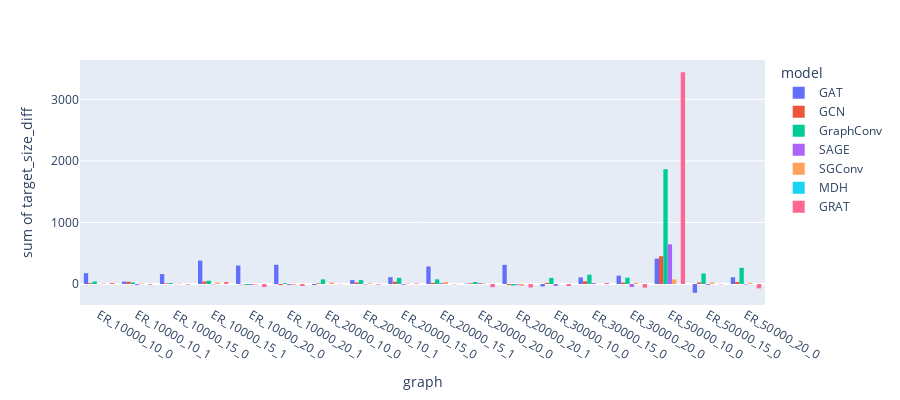

Notebook source saved alongside this figure:
### Code cell
fig = px.histogram(Full, x="graph", y="target_size_diff",
             color='model', barmode='group',
             height=400)
fig.show()

### Figure 1 — Plotly figure (JSON) as saved in the notebook; plotly's stock layout.template omitted (floating-point values rounded to 4 significant figures)
{"data": [{"alignmentgroup": "True", "bingroup": "x", "histfunc": "sum", "hovertemplate": "model=GAT<br>graph=%{x}<br>sum of target_size_diff=%{y}<extra></extra>", "legendgroup": "GAT", "marker": {"color": "#636efa"}, "name": "GAT", "offsetgroup": "GAT", "orientation": "v", "showlegend": true, "type": "histogram", "x": ["ER_10000_10_0", "ER_10000_10_1", "ER_10000_15_0", "ER_10000_15_1", "ER_10000_20_0", "ER_10000_20_1", "ER_20000_10_0", "ER_20000_10_1", "ER_20000_15_0", "ER_20000_15_1", "ER_20000_20_0", "ER_20000_20_1", "ER_30000_10_0", "ER_30000_15_0", "ER_30000_20_0", "ER_50000_10_0", "ER_50000_15_0", "ER_50000_20_0"], "xaxis": "x", "y": [176, 39, 161, 380, 300, 313, -16, 64, 110, 285, 7, 311, -39, 107, 136, 413, -142, 110], "yaxis": "y"}, {"alignmentgroup": "True", "bingroup": "x", "histfunc": "sum", "hovertemplate": "model=GCN<br>graph=%{x}<br>sum of target_size_diff=%{y}<extra></extra>", "legendgroup": "GCN", "marker": {"color": "#EF553B"}, "name": "GCN", "offsetgroup": "GCN", "orientation": "v", "showlegend": true, "type": "histogram", "x": ["ER_10000_10_0", "ER_10000_10_1", "ER_10000_15_0", "ER_10000_15_1", "ER_10000_20_0", "ER_10000_20_1", "ER_20000_10_0", "ER_20000_10_1", "ER_20000_15_0", "ER_20000_15_1", "ER_20000_20_0", "ER_20000_20_1", "ER_30000_10_0", "ER_30000_15_0", "ER_30000_20_0", "ER_50000_10_0", "ER_50000_15_0", "ER_50000_20_0"], "xaxis": "x", "y": [15, 37, 10, 41, -6, -17, 12, 25, 37, 19, 12, -16, 18, 45, 23, 451, 25, 34], "yaxis": "y"}, {"alignmentgroup": "True", "bingroup": "x", "histfunc": "sum", "hovertemplate": "model=GraphConv<br>graph=%{x}<br>sum of target_size_diff=%{y}<extra></extra>", "legendgroup": "GraphConv", "marker": {"color": "#00cc96"}, "name": "GraphConv", "offsetgroup": "GraphConv", "orientation": "v", "showlegend": true, "type": "histogram", "x": ["ER_10000_10_0", "ER_10000_10_1", "ER_10000_15_0", "ER_10000_15_1", "ER_10000_20_0", "ER_10000_20_1", "ER_20000_10_0", "ER_20000_10_1", "ER_20000_15_0", "ER_20000_15_1", "ER_20000_20_0", "ER_20000_20_1", "ER_30000_10_0", "ER_30000_15_0", "ER_30000_20_0", "ER_50000_10_0", "ER_50000_15_0", "ER_50000_20_0"], "xaxis": "x", "y": [41, 25, 17, 53, -16, 13, 75, 63, 100, 76, 33, -24, 99, 151, 103, 1865, 170, 263], "yaxis": "y"}, {"alignmentgroup": "True", "bingroup": "x", "histfunc": "sum", "hovertemplate": "model=SAGE<br>graph=%{x}<br>sum of target_size_diff=%{y}<extra></extra>", "legendgroup": "SAGE", "marker": {"color": "#ab63fa"}, "name": "SAGE", "offsetgroup": "SAGE", "orientation": "v", "showlegend": true, "type": "histogram", "x": ["ER_10000_10_0", "ER_10000_10_1", "ER_10000_15_0", "ER_10000_15_1", "ER_10000_20_0", "ER_10000_20_1", "ER_20000_10_0", "ER_20000_10_1", "ER_20000_15_0", "ER_20000_15_1", "ER_20000_20_0", "ER_20000_20_1", "ER_30000_10_0", "ER_30000_15_0", "ER_30000_20_0", "ER_50000_10_0", "ER_50000_15_0", "ER_50000_20_0"], "xaxis": "x", "y": [-4, -17, -2, -5, -15, -17, 1, -7, -13, 15, 16, -14, -30, 15, -48, 644, -15, -8], "yaxis": "y"}, {"alignmentgroup": "True", "bingroup": "x", "histfunc": "sum", "hovertemplate": "model=SGConv<br>graph=%{x}<br>sum of target_size_diff=%{y}<extra></extra>", "legendgroup": "SGConv", "marker": {"color": "#FFA15A"}, "name": "SGConv", "offsetgroup": "SGConv", "orientation": "v", "showlegend": true, "type": "histogram", "x": ["ER_10000_10_0", "ER_10000_10_1", "ER_10000_15_0", "ER_10000_15_1", "ER_10000_20_0", "ER_10000_20_1", "ER_20000_10_0", "ER_20000_10_1", "ER_20000_15_0", "ER_20000_15_1", "ER_20000_20_0", "ER_20000_20_1", "ER_30000_10_0", "ER_30000_15_0", "ER_30000_20_0", "ER_50000_10_0", "ER_50000_15_0", "ER_50000_20_0"], "xaxis": "x", "y": [9, 9, 8, 23, -10, -14, 24, 12, 9, 30, 10, -28, 1, 2, 19, 74, 24, 17], "yaxis": "y"}, {"alignmentgroup": "True", "bingroup": "x", "histfunc": "sum", "hovertemplate": "model=MDH<br>graph=%{x}<br>sum of target_size_diff=%{y}<extra></extra>", "legendgroup": "MDH", "marker": {"color": "#19d3f3"}, "name": "MDH", "offsetgroup": "MDH", "orientation": "v", "showlegend": true, "type": "histogram", "x": ["ER_10000_10_0", "ER_10000_10_1", "ER_10000_15_0", "ER_10000_15_1", "ER_10000_20_0", "ER_10000_20_1", "ER_20000_10_0", "ER_20000_10_1", "ER_20000_15_0", "ER_20000_15_1", "ER_20000_20_0", "ER_20000_20_1", "ER_30000_10_0", "ER_30000_15_0", "ER_30000_20_0", "ER_50000_10_0", "ER_50000_15_0", "ER_50000_20_0"], "xaxis": "x", "y": [0, 0, 0, 0, 0, 0, 0, 0, 0, 0, 0, 0, 0, 0, 0, 0, 0, 0], "yaxis": "y"}, {"alignmentgroup": "True", "bingroup": "x", "histfunc": "sum", "hovertemplate": "model=GRAT<br>graph=%{x}<br>sum of target_size_diff=%{y}<extra></extra>", "legendgroup": "GRAT", "marker": {"color": "#FF6692"}, "name": "GRAT", "offsetgroup": "GRAT", "orientation": "v", "showlegend": true, "type": "histogram", "x": ["ER_10000_10_0", "ER_10000_10_1", "ER_10000_15_0", "ER_10000_15_1", "ER_10000_20_0", "ER_10000_20_1", "ER_20000_10_0", "ER_20000_10_1", "ER_20000_15_0", "ER_20000_15_1", "ER_20000_20_0", "ER_20000_20_1", "ER_30000_10_0", "ER_30000_15_0", "ER_30000_20_0", "ER_50000_10_0", "ER_50000_15_0", "ER_50000_20_0"], "xaxis": "x", "y": [16, -11, -9, 33, -50, -32, -5, -10, 11, -6, -52, -57, -32, 16, -59, 3440, -6, -71], "yaxis": "y"}], "layout": {"barmode": "group", "height": 400, "legend": {"title": {"text": "model"}, "tracegroupgap": 0}, "margin": {"t": 60}, "xaxis": {"anchor": "y", "domain": [0, 1], "title": {"text": "graph"}}, "yaxis": {"anchor": "x", "domain": [0, 1], "title": {"text": "sum of target_size_diff"}}}}
